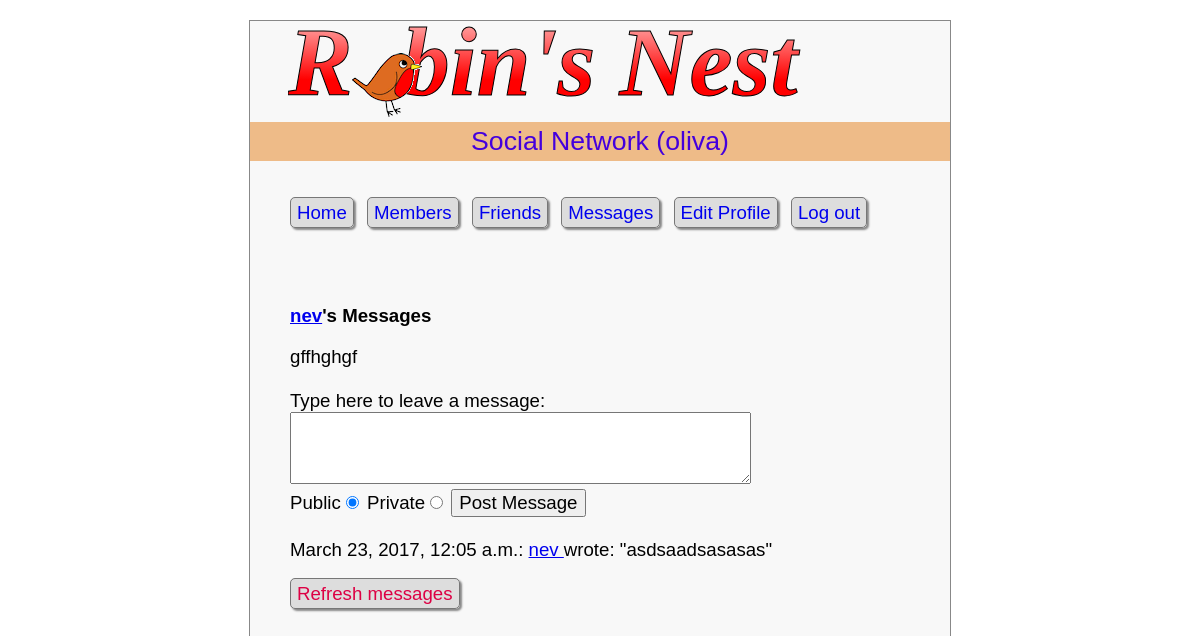
Screenshot of /messages/?view=nev (signed in) with the database file from the repository.
### mainapp/models.py (models this page shows, shortened)
class Profile(models.Model):
    text = models.CharField(max_length=4096) # TODO: Use TextField instead of CharField

class Message(models.Model):
    user = models.ForeignKey(Member, related_name='%(class)s_user')
    recip = models.ForeignKey(Member, related_name='%(class)s_recip')
    pm = models.BooleanField(default=True)
    time = models.DateTimeField()
    text = models.CharField(max_length=4096)

class Member(models.Model):
    username = models.CharField(max_length=16,primary_key=True)
    password = models.CharField(max_length=16)
    profile = models.OneToOneField(Profile, null=True)
    following = models.ManyToManyField("self", symmetrical=False)

### mainapp/views.py (the view)
    def test(request):
        if 'username' in request.session:
            return f(request)
        else:
            return render(request, 'mainapp/not-logged-in.html', {})

### mainapp/views.py (called while the page is built)
def loggedin(f):
    def test(request):
        if 'username' in request.session:
            return f(request)
        else:
            return render(request, 'mainapp/not-logged-in.html', {})
    return test

### templates/mainapp/messages.html (shortened to what this page needs)
{% extends "base.html" %}
{% block content %}
<div class='main'>
{% if username == view %}
   <h3>Your Messages</h3>
{% else %}
   <h3><a href="/members/?view={{view}}">{{view}}</a>'s Messages</h3>
{% endif %}
{% if profile %}
   {{ profile }} <br style='clear:left;'><br>
{% endif %}
<form method='POST' action='/messages/?view={{view}}'>
   Type here to leave a message:
   <br>
   <textarea name='text' cols='40' rows='3'></textarea>
   <br>
   Public<input type='radio' name='pm' value='0' checked='checked'>
   Private<input type='radio' name='pm' value='1'>
   <input type='submit' value='Post Message'>
</form>
<br>
{% if messages %}
   {% for message in messages %}
   {% if message.pm or message.user.username == username or message.recip.username == username %}
      {{ message.time }}:
      <a href='/messages/?view={{message.user.username}}'>
         {{message.user.username}}
      </a>
      {% if message.pm %}
         wrote: "{{ message.text }}"
      {% else %}
         whispered: <span class='whisper'>"{{ message.text }}"</span>
      {% endif %}
      <br>
   {% endif %}
   {% endfor %}
{% else %}
<br><span class='info'>No messages yet</span><br><br>
{% endif %}
<br><a class='button' href='/messages/?view={{view}}'>Refresh messages</a></div><br>
{% endblock %}

### static/styles.css (style rules this page uses)
* { font-family:verdana,sans-serif; font-size :14pt; }
body { width :700px; margin :20px auto; background:#f8f8f8; border :1px solid #888; }
html { background:#fff }
li a, .button { text-decoration:none; }
.main { margin-left:40px; }
.menu li, .button { display :inline; padding :4px 6px; border :1px solid #777; background :#ddd; color :#d04; margin-right :8px; border-radius :5px; -moz-box-shadow :2px 2px 2px #888; -webkit-box-shadow:2px 2px 2px #888; box-shadow :2px 2px 2px #888; }

### rows the page displays
Profile: text "gffhghgf"
Message: time "March 23, 2017, 12:05 a.m.", user.username "nev", text "asdsaadsasasas"

### other values shown
{{ appname }} "Social Network"
{{ username }} "oliva"
{{ view }} "nev"
